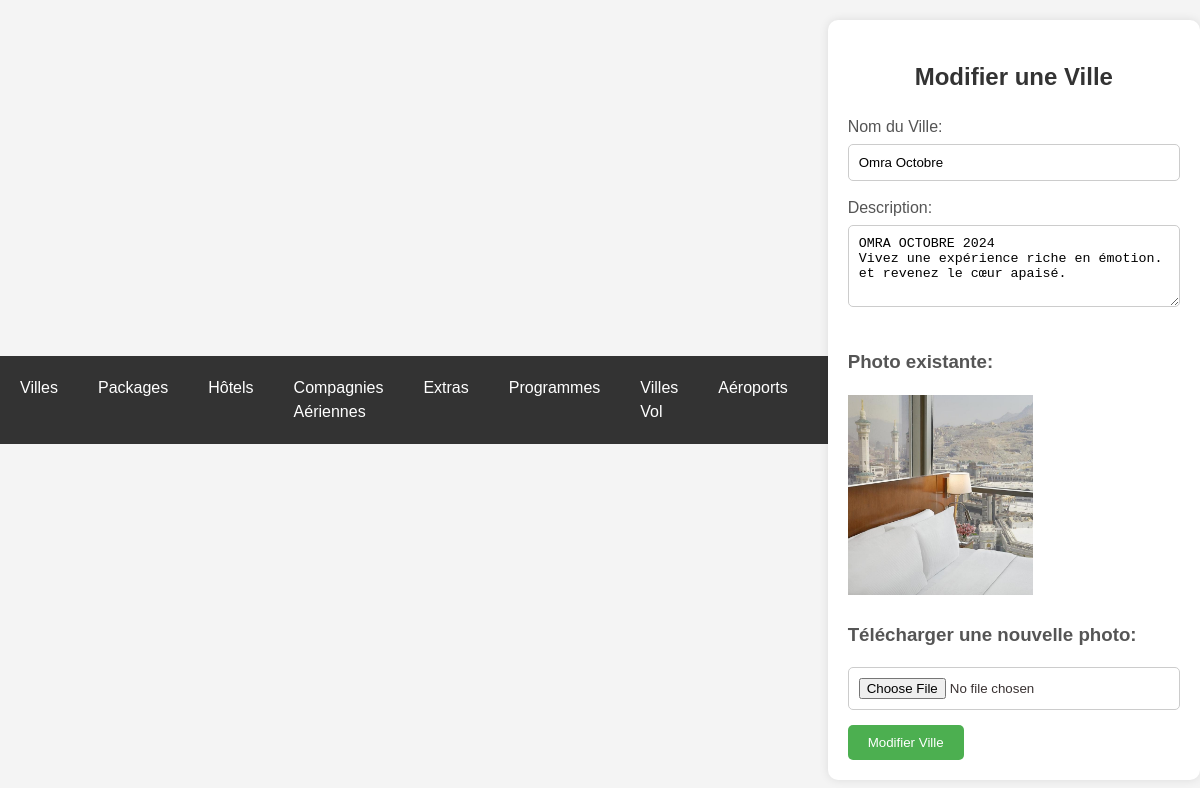
The page /edit_package.php?id=1 (signed in) on the database as committed earlier.
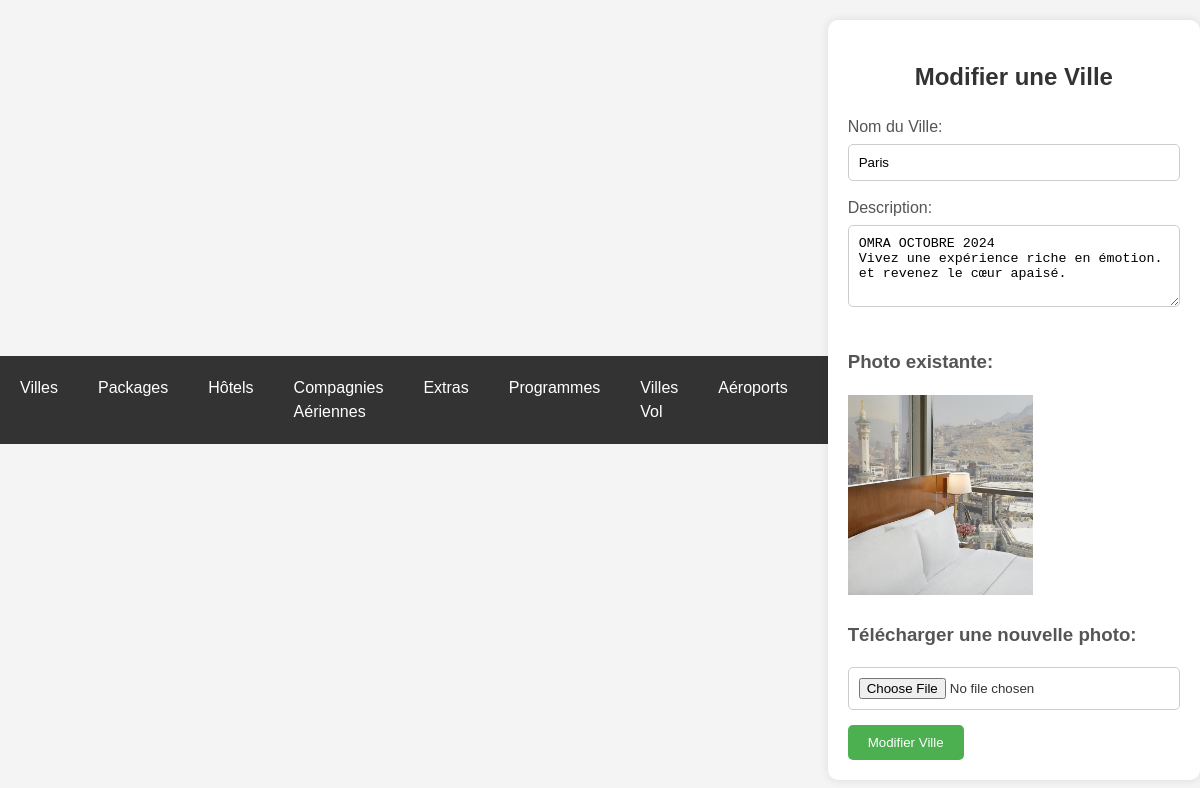
The same page on the database as committed later.
### tables this page shows
CREATE TABLE `omra_packages` (
  `id` int(11) NOT NULL,
  `nom` varchar(255) NOT NULL,
  `description` text NOT NULL,
  `photo` varchar(255) NOT NULL
);

### edit_package.php (the view, shortened to what this page needs)
<?php
include 'db.php';
if (isset($_GET['id'])) {
    $package_id = $_GET['id'];
    $sql = "SELECT * FROM omra_packages WHERE id = $package_id";
    $result = $conn->query($sql);
    if ($result->num_rows > 0) {
        $row = $result->fetch_assoc();
        $nom = $row['nom'];
        $description = $row['description'];
        $photo = $row['photo'];
    } else {
        echo "Aucun package trouvé avec cet identifiant.";
        exit();
    }
} else {
    echo "Identifiant du package non spécifié.";
    exit();
}
?>
<!DOCTYPE html>
<html lang="fr">
<head>
    <link rel="stylesheet" href="styles.css">
    <?php include 'header.php'; ?>
</head>
<body>
    <div class="container">
        <h2>Modifier une Ville</h2>
            <form action="edit_package.php?id=<?php echo $package_id; ?>" method="POST" enctype="multipart/form-data">
                <label for="nom">Nom du Ville:</label>
                <input type="text" id="nom" name="nom" value="<?php echo $nom; ?>" required>
                <label for="description">Description:</label>
                <textarea id="description" name="description" rows="4" required><?php echo $description; ?></textarea>
                <h3><label for="photo">Photo existante:</label></h3>
                <img src="<?php echo $photo; ?>" alt="Image du package"
                    style="max-width: 200px; max-height: 200px;"><br>
                <h3><label for="nouvelle_photo">Télécharger une nouvelle photo:</label></h3>
                <input type="file" id="nouvelle_photo" name="photo" accept="image/*">
                <button type="submit" name="update_package">Modifier Ville</button>
            </form>
    </div>
</body>
</html>

Rows that differ between the two databases and show on the page:
changed omra_packages: nom "Omra Octobre" → "Paris"
